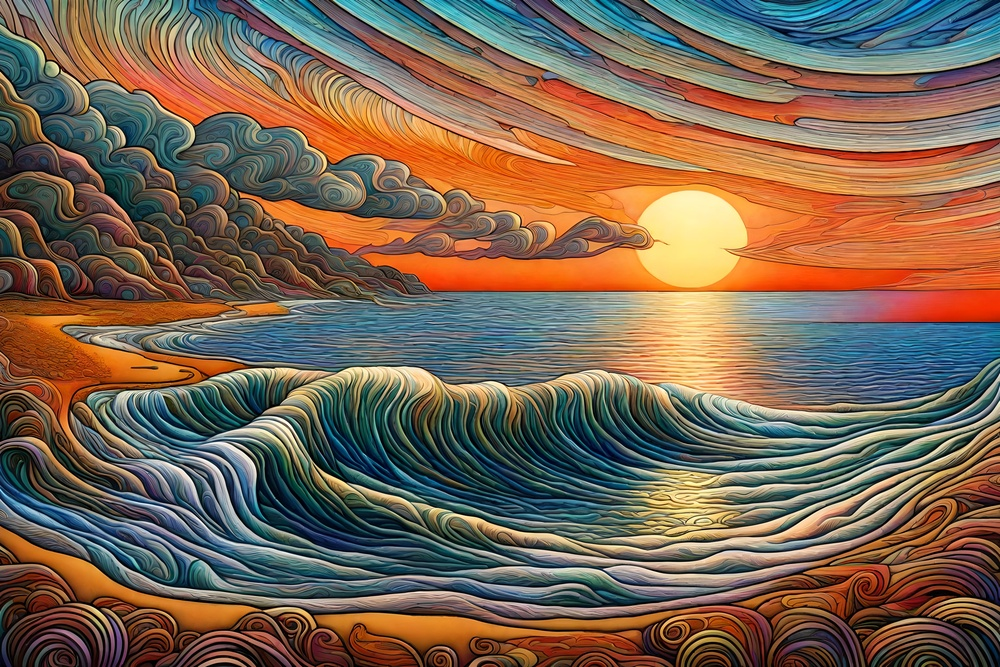
//> input picture TallerOpenCV/imagenes/taller.jpg, 1000 x 667 px, shrunk from 6144 x 4096 before the run
$ ./main   (built with g++ and OpenCV 4)
//> lines starting //> are read from the running program, lines starting //| are printed output that depends on the picture
#include <opencv2/opencv.hpp>
#include <iostream>
#include <cmath>

using namespace cv;
using namespace std;

void ejercicio2_modificar_saturacion() {
    Mat img_bgr = imread("../../imagenes/taller.jpg");
//> img_bgr is the input picture: 667 rows x 1000 cols, CV_8UC3; mean B, G, R 81.9, 101.1, 122.8

    if (img_bgr.empty()) {
        cout << "Error: No se pudo cargar la imagen" << endl;
        return;
    }

    int rows = img_bgr.rows;
//> rows = 667
    int cols = img_bgr.cols;
//> cols = 1000

    Mat img_hsv(rows, cols, CV_8UC3);

    // TODO: Copiar código de conversión BGR→HSV aquí
    // Conversión BGR → HSV (del ejercicio 1)
    cout << "Convirtiendo BGR -> HSV..." << endl;

    for (int i = 0; i < rows; i++) {
        for (int j = 0; j < cols; j++) {
            Vec3b pixel_bgr = img_bgr.at<Vec3b>(i, j);

            // Obtener valores BGR y normalizar
            double b = pixel_bgr[0] / 255.0;
            double g = pixel_bgr[1] / 255.0;
            double r = pixel_bgr[2] / 255.0;

            // Calcular Cmax, Cmin, Delta
            double cmax = max({r, g, b});
            double cmin = min({r, g, b});
            double delta = cmax - cmin;

            // Calcular Hue (H)
            double h = 0;
            if (delta != 0) {
                if (cmax == r) {
                    h = 60.0 * fmod(((g - b) / delta), 6.0);
                } else if (cmax == g) {
                    h = 60.0 * (((b - r) / delta) + 2.0);
                } else if (cmax == b) {
                    h = 60.0 * (((r - g) / delta) + 4.0);
                }
            }
            if (h < 0) h += 360.0;

            // H_opencv = H / 2 (OpenCV usa [0,180] en vez de [0,360])
            uchar h_opencv = (uchar)(h / 2.0);

            // Calcular Saturation (S)
            double s = (cmax == 0) ? 0 : (delta / cmax);
            uchar s_opencv = (uchar)(s * 255.0);

            // Calcular Value (V)
            uchar v_opencv = (uchar)(cmax * 255.0);

            // Asignar valores HSV al píxel
            img_hsv.at<Vec3b>(i, j) = Vec3b(h_opencv, s_opencv, v_opencv);
        }
    }
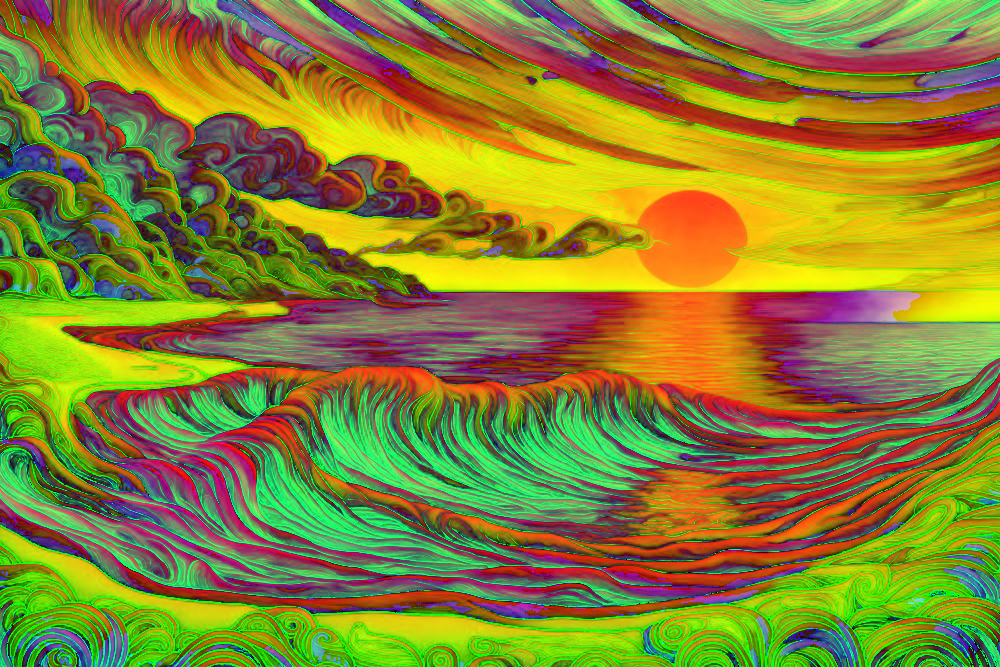
//> img_hsv: 667 rows x 1000 cols, CV_8UC3; mean B, G, R 47.7, 131.5, 137.9

    cout << "Modificando saturacion..." << endl;

    for (int i = 0; i < rows; i++) {
        for (int j = 0; j < cols; j++) {
            Vec3b pixel_hsv = img_hsv.at<Vec3b>(i, j);

            // PASO 1: Obtener valores H, S, V
            uchar h = pixel_hsv[0];
            uchar s = pixel_hsv[1];
            uchar v = pixel_hsv[2];

            // PASO 2: Multiplicar S por 1.5 (sin exceder 255)
            int s_nuevo = (int)(s * 1.5);
            if (s_nuevo > 255) s_nuevo = 255;

            // PASO 3: Asignar nuevos valores
            img_hsv.at<Vec3b>(i, j) = Vec3b(h, (uchar)s_nuevo, v);
        }
    }
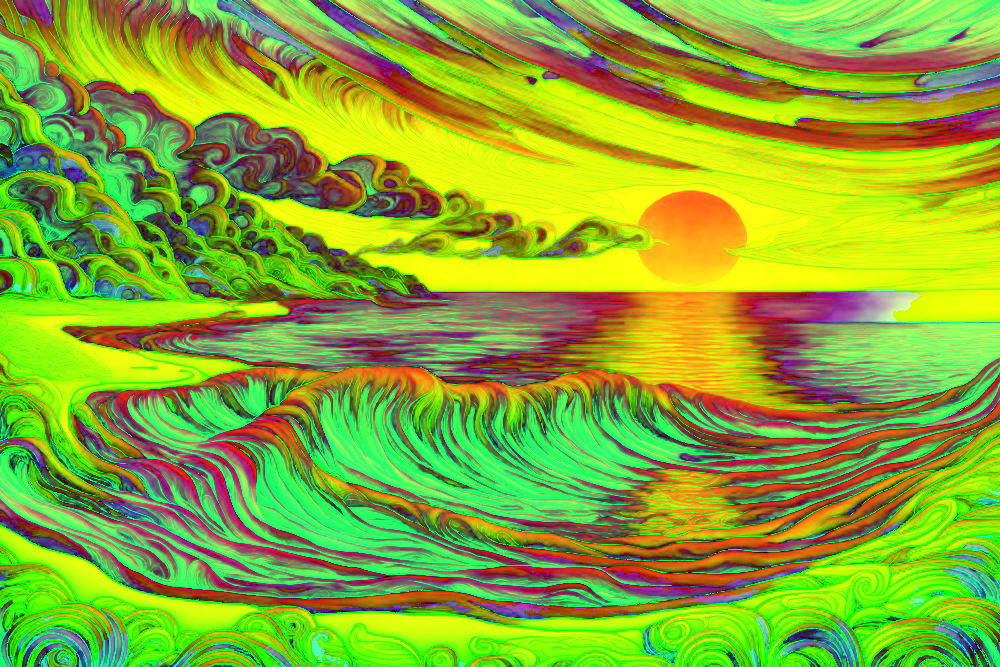
//> img_hsv: 667 rows x 1000 cols, CV_8UC3; mean B, G, R 47.7, 173.7, 137.9

    Mat img_resultado(rows, cols, CV_8UC3);

    // TODO: Implementar conversión HSV → BGR
    // Usa las fórmulas inversas explicadas en la teoría
    cout << "Convirtiendo HSV -> BGR..." << endl;

    for (int i = 0; i < rows; i++) {
        for (int j = 0; j < cols; j++) {
            Vec3b pixel_hsv = img_hsv.at<Vec3b>(i, j);

            // Desnormalizar
            double h = pixel_hsv[0] * 2.0;
            double s = pixel_hsv[1] / 255.0;
            double v = pixel_hsv[2] / 255.0;

            // Calcular C, X, m
            double c = v * s;
            double x = c * (1.0 - fabs(fmod(h / 60.0, 2.0) - 1.0));
            double m = v - c;

            double r_prima, g_prima, b_prima;

            // Según el rango de H
            if (h >= 0 && h < 60) {
                r_prima = c; g_prima = x; b_prima = 0;
            } else if (h >= 60 && h < 120) {
                r_prima = x; g_prima = c; b_prima = 0;
            } else if (h >= 120 && h < 180) {
                r_prima = 0; g_prima = c; b_prima = x;
            } else if (h >= 180 && h < 240) {
                r_prima = 0; g_prima = x; b_prima = c;
            } else if (h >= 240 && h < 300) {
                r_prima = x; g_prima = 0; b_prima = c;
            } else {
                r_prima = c; g_prima = 0; b_prima = x;
            }

            // Convertir a [0,255]
            uchar b = (uchar)((b_prima + m) * 255.0);
            uchar g = (uchar)((g_prima + m) * 255.0);
            uchar r = (uchar)((r_prima + m) * 255.0);

            img_resultado.at<Vec3b>(i, j) = Vec3b(b, g, r);
        }
    }
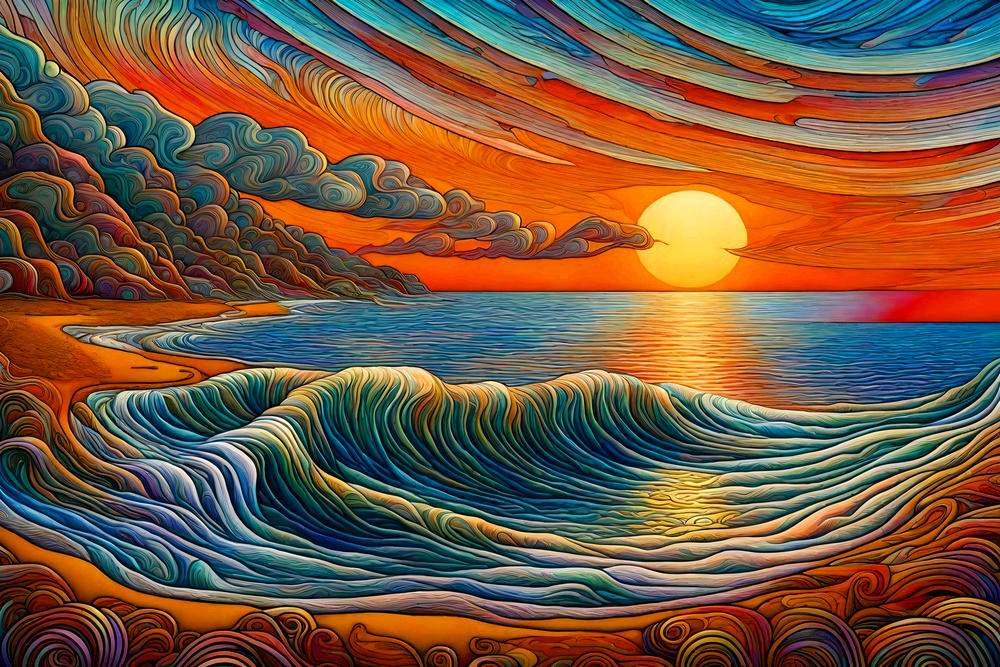
//> img_resultado: 667 rows x 1000 cols, CV_8UC3; mean B, G, R 63.7, 88.3, 116.7

    imshow("Original", img_bgr);
    imshow("Saturacion Aumentada", img_resultado);
    waitKey(0);
    destroyAllWindows();
}

int main() {
    cout << "=== PUNTO 2: MODIFICAR SATURACION ===" << endl;
    ejercicio2_modificar_saturacion();
    return 0;
}
